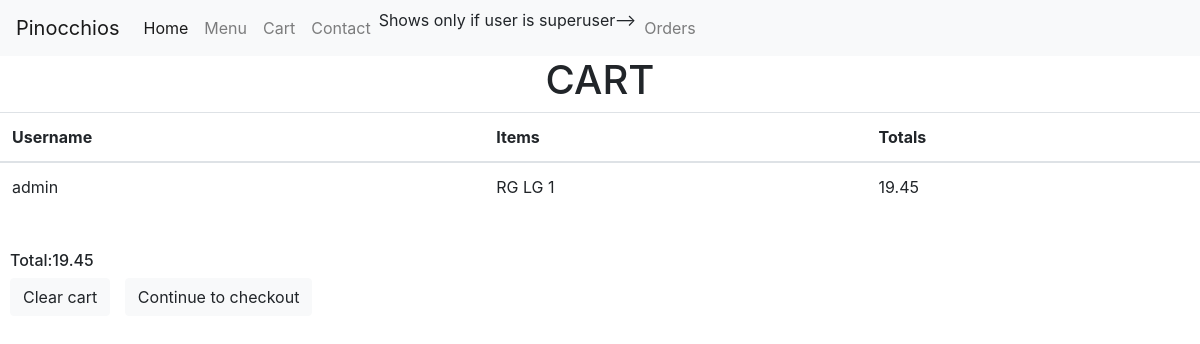
The page /cart (signed in) on the database as committed earlier.
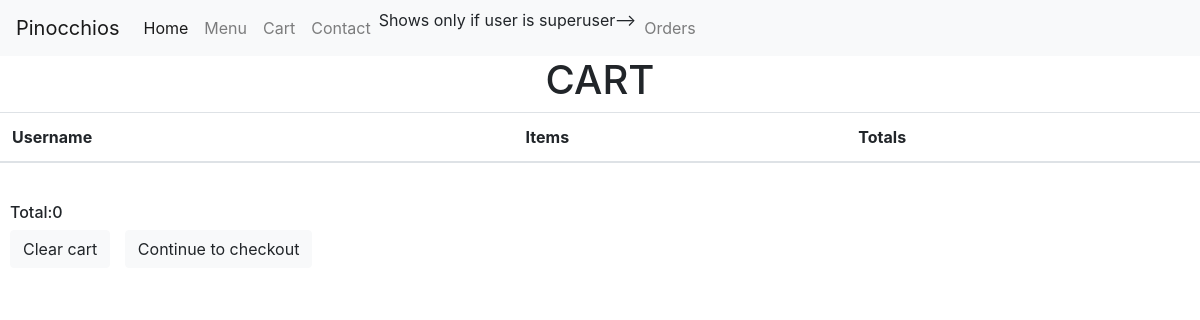
The same page on the database as committed later.
### orders/models.py (models this page shows, shortened)
class Cart(models.Model):
    Ordered="Ordered"
    Delivered="Delivered"
    Incart="In Cart"
    Status_Choices=(
        (Ordered,'Ordered'),
        (Delivered,'Delivered'),
        (Incart,'In cart')
        )
    Username=models.CharField( max_length=64)
    Items=models.TextField()
    Status=models.TextField(choices=Status_Choices, default="In Cart")
    Price=models.DecimalField(
        max_digits=5,
        decimal_places=2,
        default=1
        )
    Toppings=models.ManyToManyField(Toppings)

### orders/views.py (the view)
# urls.py: path("cart",views.viewcart, name="cart"),
def viewcart(request):
    global totalcarttemp
    totalcarttemp=Decimal(0.00)
    Username = request.user.username # Retrieves username of current user
    cart = Cart.objects.all().filter(Username=Username)
    for item in cart:
        totalcarttemp=item.Price + totalcarttemp  #Calculates total of items in cart
    context = {
       "cart" : Cart.objects.all().filter(Username=Username),
       "total" :totalcarttemp
     }
    return render(request, "cart.html",context)

### templates/cart.html (shortened to what this page needs)
{% extends 'base.html' %}
{% block content %}
{% if user.is_authenticated %}
<h1 style="text-align:center;">CART</h1>
<table class="table">
      <thead>
    <tr>
        <th scope="col">Username</th>
        <th scope="col">Items</th>
        <th scope="col">Totals</th>
    </tr>
     </thead>
    {% for item in cart %}
    <tr scope="row">
        <td>{{ item.Username }}</td>
        <td>{{ item.Items }}</td>
        <td>{{ item.Price }}</t>
    </tr>
    {% endfor %}
</table>
<br>
<h6>Total:{{ total }}</h6>
<td> <a id="place" class=" btn btn-light" href="{% url 'del' %}">  Clear cart</a></td>
<a id="place" class=" btn btn-light" href="{% url 'checkout' %}"> Continue to checkout</a>
{% else %}
<h1 id="logincheck">Log in or sign up to order!</h1>
<button class=" btn btn-light"><a href="{% url 'login' %}">Login</a></button>
<button class=" btn btn-light"><a href="{% url 'signup' %}">Sign Up</a></button>
{% endif %}
{% endblock %}

Rows that differ between the two databases and show on the page:
removed Cart: Username "admin", Items "RG LG 1", Price "19.45"
Other text that changed with them:
{{ total }}: "19.45" → "0"
